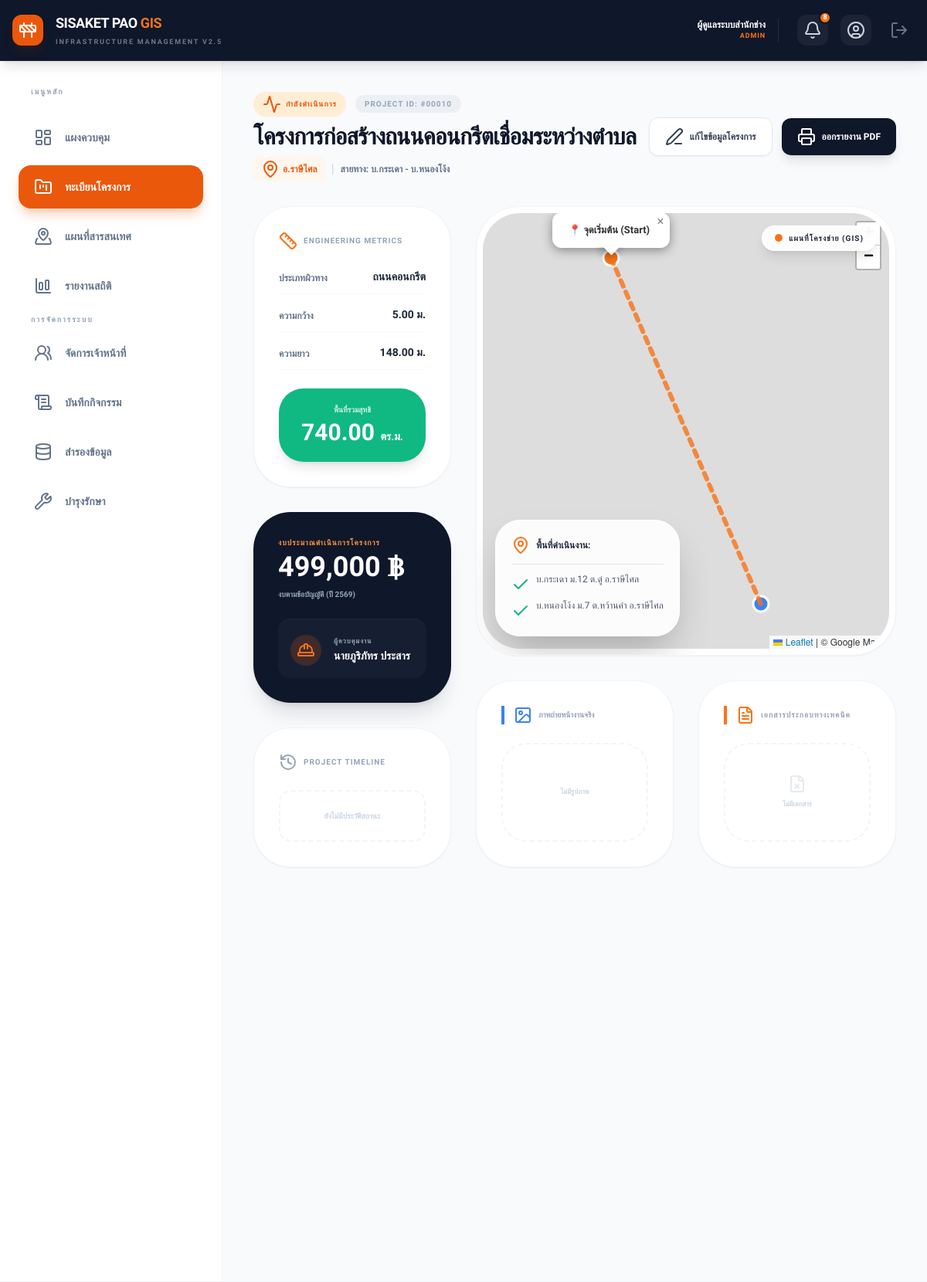
Screenshot of /view_project.php?id=10 (signed in) with the database file from the repository.
### tables this page shows
CREATE TABLE `projects` (
  `id` int(11) NOT NULL,
  `project_name` varchar(255) NOT NULL,
  `route_name` text DEFAULT NULL,
  `infrastructure_type` varchar(100) DEFAULT NULL,
  `fiscal_year` int(11) NOT NULL,
  `district_name` varchar(100) NOT NULL,
  `distance` decimal(10,2) DEFAULT 0.00,
  `width` decimal(10,2) DEFAULT 0.00,
  `has_shoulder` tinyint(1) DEFAULT 0,
  `shoulder_width` decimal(10,2) DEFAULT 0.00,
  `area` decimal(15,2) DEFAULT 0.00,
  `budget_amount` decimal(15,2) DEFAULT 0.00,
  `budget_type` varchar(50) DEFAULT 'statute',
  `supervisor_name` varchar(150) DEFAULT NULL,
  `budget_detail` text DEFAULT NULL,
  `project_image` varchar(255) DEFAULT NULL,
  `start_lat` decimal(11,8) DEFAULT NULL,
  `start_long` decimal(11,8) DEFAULT NULL,
  `end_lat` decimal(11,8) DEFAULT NULL,
  `end_long` decimal(11,8) DEFAULT NULL,
  `status` varchar(50) DEFAULT 'รอนุมัติ',
  `progress_percent` int(3) NOT NULL DEFAULT 0,
  `status_remark` text DEFAULT NULL,
  `created_by` int(11) DEFAULT NULL,
  `created_at` timestamp NOT NULL DEFAULT current_timestamp(),
  `deleted_at` datetime DEFAULT NULL
);

### view_project.php (the view, shortened to what this page needs)
<?php
require_once 'config/db.php';
$id = intval($_GET['id']);
$sql = "SELECT p.*, u.full_name as creator_name FROM projects p LEFT JOIN users u ON p.created_by = u.id WHERE p.id = ?";
$stmt = $conn->prepare($sql); $stmt->bind_param("i", $id); $stmt->execute();
$project = $stmt->get_result()->fetch_assoc();
$points_res = $conn->query("SELECT * FROM project_points WHERE project_id = $id ORDER BY order_index ASC");
$locations = [];
while($pt = $points_res->fetch_assoc()) {
    $loc_str = "อ." . $pt['district'];
    if($pt['sub_district']) $loc_str = "ต." . $pt['sub_district'] . " " . $loc_str;
    if($pt['village']) { $v = trim($pt['village']); $v = str_starts_with($v, 'บ.') ? $v : 'บ.' . $v; if($pt['moo']) $v .= " ม." . $pt['moo']; $loc_str = $v . " " . $loc_str; }
    $locations[] = $loc_str;
}
$images = []; $docs = [];
$history_res = $conn->query("SELECT h.*, u.full_name FROM project_status_history h LEFT JOIN users u ON h.changed_by = u.id WHERE h.project_id = $id ORDER BY h.created_at DESC");
$timeline = []; while($h = $history_res->fetch_assoc()) { $timeline[] = $h; }
include 'includes/header.php';
$st = $project['status'];
$st_color = 'slate'; $st_bg = 'bg-slate-100'; $st_text = 'text-slate-600'; $st_icon = 'clock';
if($st == 'กำลังดำเนินการ') { $st_color = 'orange'; $st_bg = 'bg-orange-100'; $st_text = 'text-orange-600'; $st_icon = 'activity'; }
?>
<link rel="stylesheet" href="https://cdnjs.cloudflare.com/ajax/libs/leaflet/1.9.4/leaflet.min.css" />
<div class="max-w-[1600px] mx-auto pb-20 animate-in fade-in duration-500 w-full px-4 md:px-0">
    <div class="flex flex-col md:flex-row justify-between items-start md:items-center gap-4 mb-8">
        <div>
            <div class="flex items-center gap-3 mb-2">
                <span class="px-3 py-1 rounded-full text-[10px] font-black uppercase tracking-widest <?= $st_bg . ' ' . $st_text ?> flex items-center gap-1.5"><i data-lucide="<?= $st_icon ?>" size="12"></i> <?= htmlspecialchars($st) ?></span>
                <span class="text-[10px] font-black text-slate-400 uppercase tracking-widest bg-slate-200/50 px-3 py-1 rounded-full">Project ID: #<?= str_pad($id, 5, '0', STR_PAD_LEFT) ?></span>
            </div>
            <h2 class="text-2xl md:text-3xl font-black text-slate-900 tracking-tight leading-tight"><?= htmlspecialchars($project['project_name']) ?></h2>
            <div class="flex flex-wrap items-center gap-2 mt-2"><span class="text-xs font-bold text-orange-600 flex items-center gap-1 bg-orange-50 px-2.5 py-1 rounded-md"><i data-lucide="map-pin" size="14"></i> อ.<?= htmlspecialchars($project['district_name']) ?></span>
                <span class="text-slate-300">|</span>
                <span class="text-xs font-bold text-slate-500">สายทาง: <?= htmlspecialchars($project['route_name'] ?: 'ไม่ระบุ') ?></span>
            </div>
        </div>
        <div class="flex items-center gap-3 w-full md:w-auto">
            <?php if($_SESSION['role'] === 'admin' || $_SESSION['role'] === 'staff'): ?>
            <a href="edit_project.php?id=<?= $id ?>" class="flex-1 md:flex-none bg-white border border-slate-200 text-slate-700 px-5 py-3 rounded-xl text-xs font-black hover:bg-slate-50 shadow-sm flex items-center justify-center gap-2"><i data-lucide="edit-3" size="16"></i> แก้ไขข้อมูลโครงการ</a>
            <?php endif; ?>
            <a href="export_pdf.php?id=<?= $id ?>" target="_blank" class="flex-1 md:flex-none bg-slate-900 text-white px-5 py-3 rounded-xl text-xs font-black hover:bg-orange-600 shadow-lg flex items-center justify-center gap-2"><i data-lucide="printer" size="16"></i> ออกรายงาน PDF</a>
        </div>
    </div>
    <div class="grid grid-cols-1 lg:grid-cols-3 gap-6 md:gap-8">
        <div class="space-y-6 md:space-y-8">
            <div class="bg-white p-6 md:p-8 rounded-[3rem] shadow-sm border border-slate-100">
                <p class="text-[10px] font-black text-slate-400 uppercase tracking-widest mb-6 flex items-center gap-2"><i data-lucide="ruler" class="text-orange-500" size="16"></i> Engineering Metrics</p>
                <div class="space-y-4">
                    <div class="flex justify-between items-end border-b border-slate-50 pb-3"><span class="text-xs font-bold text-slate-500">ประเภทผิวทาง</span><span class="text-sm font-black text-slate-800"><?= htmlspecialchars($project['infrastructure_type']) ?></span></div>
                    <div class="flex justify-between items-end border-b border-slate-50 pb-3"><span class="text-xs font-bold text-slate-500">ความกว้าง</span><span class="text-sm font-black text-slate-800"><?= number_format($project['width'], 2) ?> ม.</span></div>
                    <div class="flex justify-between items-end border-b border-slate-50 pb-3"><span class="text-xs font-bold text-slate-500">ความยาว</span><span class="text-sm font-black text-slate-800"><?= number_format($project['distance'], 2) ?> ม.</span></div>
                </div>
                <div class="mt-6 bg-emerald-500 text-white p-5 rounded-[2rem] text-center shadow-lg"><p class="text-[10px] font-black uppercase opacity-80 mb-1">พื้นที่รวมสุทธิ</p><h3 class="text-3xl font-black"><?= number_format($project['area'], 2) ?> <span class="text-sm font-bold">ตร.ม.</span></h3></div>
            </div>
            <div class="bg-slate-900 text-white p-6 md:p-8 rounded-[3rem] shadow-xl relative overflow-hidden">
                <div class="relative z-10">
                    <p class="text-[10px] font-black text-orange-400 uppercase tracking-widest mb-1">งบประมาณดำเนินการโครงการ</p><h3 class="text-4xl font-black text-white"><?= number_format($project['budget_amount']) ?> ฿</h3>
                    <p class="text-[10px] font-bold text-slate-400 mt-2"><?= htmlspecialchars($project['budget_type'] ?: 'ไม่ระบุ') ?> (ปี <?= $project['fiscal_year'] ?>)</p>
                    <div class="mt-6 pt-5 border-t border-slate-800 flex items-center gap-4 bg-slate-800/50 p-4 rounded-2xl"><div class="w-10 h-10 rounded-full bg-orange-600/20 text-orange-500 flex items-center justify-center shrink-0"><i data-lucide="hard-hat" size="20"></i></div><div><p class="text-[9px] font-black text-slate-400 uppercase tracking-widest">ผู้ควบคุมงาน</p><p class="text-sm font-black mt-0.5"><?= htmlspecialchars($project['supervisor_name'] ?: 'ยังไม่ระบุ') ?></p></div></div>
                </div>
            </div>
            <div class="bg-white p-6 md:p-8 rounded-[3rem] shadow-sm border border-slate-100">
                <p class="text-[10px] font-black text-slate-400 uppercase tracking-widest mb-6 flex items-center gap-2"><i data-lucide="history" class="text-slate-400" size="16"></i> Project Timeline</p>
                <?php if(empty($timeline)): ?>
                    <div class="py-6 text-center text-slate-300 border-2 border-dashed border-slate-100 rounded-2xl"><p class="text-[10px] font-bold uppercase">ยังไม่มีประวัติสถานะ</p></div>
                <?php endif; ?>
            </div>
        </div>
        <div class="lg:col-span-2 space-y-6 md:space-y-8 flex flex-col h-full">
            <div class="bg-white p-2 rounded-[3.5rem] shadow-sm border border-slate-100 flex-1 min-h-[400px] lg:min-h-[500px] relative overflow-hidden group">
                <div class="absolute top-6 right-6 z-10 bg-white/90 backdrop-blur px-4 py-2 rounded-2xl shadow-lg border border-white flex items-center gap-2 pointer-events-none">
                    <span class="w-2.5 h-2.5 rounded-full bg-orange-500 animate-pulse"></span><span class="text-[10px] font-black text-slate-800 uppercase tracking-widest">แผนที่โครงข่าย (GIS)</span>
                </div>
                <div class="absolute bottom-6 left-6 z-10 bg-white/90 backdrop-blur p-5 rounded-[2rem] shadow-2xl border border-white text-xs pointer-events-none max-w-[80%] md:max-w-xs">
                    <p class="font-black text-slate-800 mb-3 border-b border-slate-200 pb-3 flex items-center gap-2"><i data-lucide="map-pin" class="text-orange-500" size="16"></i> พื้นที่ดำเนินงาน:</p>
                    <div class="space-y-2 max-h-32 overflow-y-auto no-scrollbar">
                        <?php foreach($locations as $loc): ?><p class="text-slate-600 font-medium flex items-start gap-2 leading-tight"></p><?php endforeach; ?>
                    </div>
                </div>
                <div id="projectMap" class="w-full h-full rounded-[3rem] z-0" style="min-height: 400px;"></div>
            </div>
            <div class="grid grid-cols-1 md:grid-cols-2 gap-6 md:gap-8">
                <div class="bg-white p-6 md:p-8 rounded-[3rem] shadow-sm border border-slate-100">
                    <p class="text-[10px] font-black text-slate-400 uppercase mb-6 flex items-center gap-2 border-l-4 border-blue-500 pl-3"><i data-lucide="image" class="text-blue-500" size="16"></i> ภาพถ่ายหน้างานจริง</p>
                    <?php if(empty($images)): ?><div class="h-32 border-2 border-dashed border-slate-100 flex items-center justify-center text-slate-300 rounded-[2rem]"><p class="text-[9px] font-black uppercase">ไม่มีรูปภาพ</p></div>
                    <?php endif; ?>
                </div>
                <div class="bg-white p-6 md:p-8 rounded-[3rem] shadow-sm border border-slate-100">
                    <p class="text-[10px] font-black text-slate-400 uppercase tracking-widest mb-6 flex items-center gap-2 border-l-4 border-orange-500 pl-3"><i data-lucide="file-text" class="text-orange-500" size="16"></i> เอกสารประกอบทางเทคนิค</p>
                    <?php if(empty($docs)): ?><div class="h-32 rounded-[2rem] border-2 border-dashed border-slate-100 flex flex-col items-center justify-center text-slate-300"><i data-lucide="file-x" size="24" class="mb-2 opacity-50"></i><p class="text-[9px] font-black uppercase">ไม่มีเอกสาร</p></div>
                    <?php endif; ?>
                </div>
            </div>
        </div>
    </div>
</div>
<?php include 'includes/footer.php'; ?>

### includes/header.php (style rules this page uses)
body { font-family: 'Sarabun', sans-serif; }

### rows the page displays
projects: status "กำลังดำเนินการ", project_name "โครงการก่อสร้างถนนคอนกรีตเชื่อมระหว่างตำบล", district_name "ราษีไศล", route_name "บ.กระเดา - บ.หนองโง้ง", infrastructure_type "ถนนคอนกรีต", width "5.00", distance "148.00", area "740.00", budget_amount "499,000", budget_type "งบตามข้อบัญญัติ", fiscal_year "2569", supervisor_name "นายภูริภัทร ประสาร"

### other values shown
$_SESSION['full_name'] "ผู้ดูแลระบบสำนักช่าง"
$_SESSION['role'] "ADMIN"
$unread_count "8"
str_pad($id, 5, '0', STR_PAD_LEFT) "00010"
